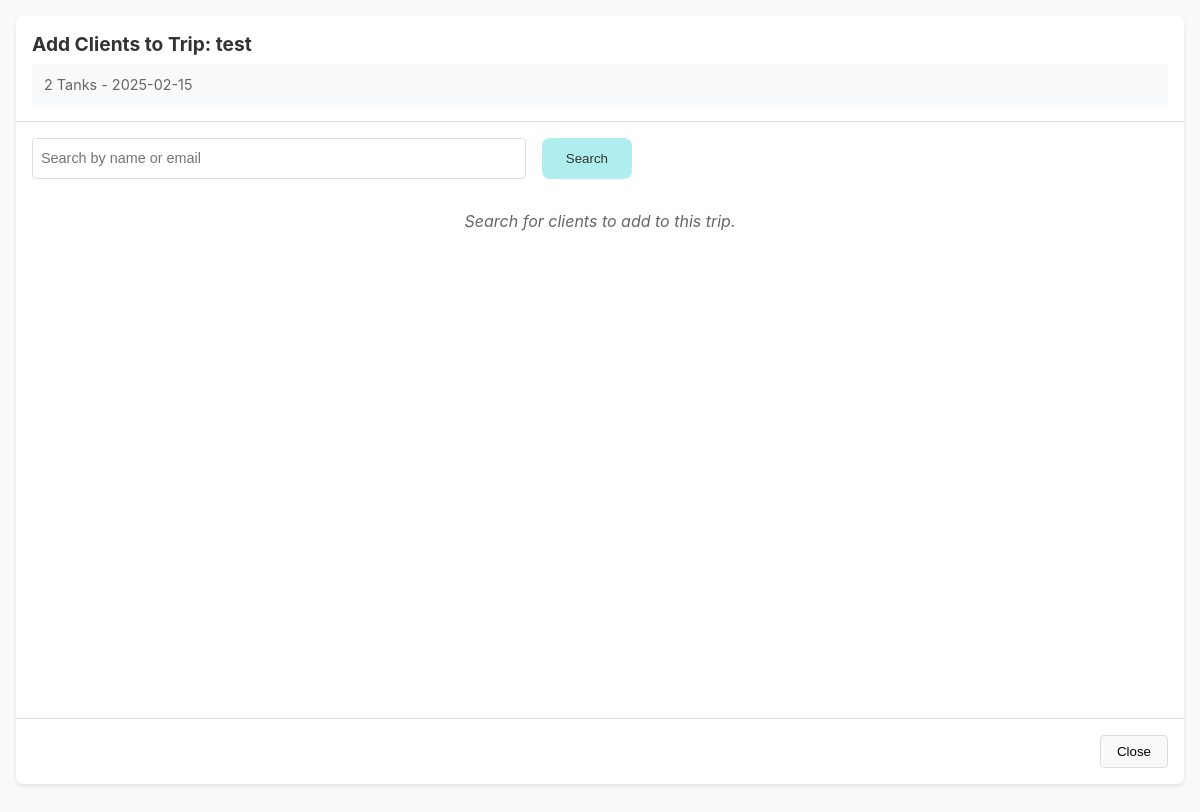
The app's page /trips/add_clients/1 with its own data.
### models.py (models this page shows, shortened)
class Trip(db.Model):
    id = db.Column(db.Integer, primary_key=True)
    name = db.Column(db.String(100), nullable=False)
    trip_class = db.Column(db.String(50))
    start_time = db.Column(db.Time)
    end_time = db.Column(db.Time)
    max_divers = db.Column(db.Integer)
    needed_staff = db.Column(db.Integer)
    date = db.Column(db.Date, nullable=False)
    clients = db.relationship('Client',
                            secondary=clients_trips_association,
                            back_populates='trips')

### OFR2.py (the view)
@app.route("/trips/add_clients/<int:trip_id>")
def trips_add_clients(trip_id):
    trip = Trip.query.get_or_404(trip_id)
    search_term = request.args.get('search')
    clients_list = []
    if search_term: # Basic client search (similar to /clients route)
        clients_list = Client.query.filter(
            (Client.name.ilike(f"%{search_term}%")) |
            (Client.surname.ilike(f"%{search_term}%")) |
            (Client.email.ilike(f"%{search_term}%"))
        ).all()
    return render_template('add_clients_to_trip.html', trip=trip, clients_list=clients_list, search_term=search_term)

### templates/add_clients_to_trip.html (shortened to what this page needs)
<!DOCTYPE html>
<html>
<head>
    <link rel="stylesheet" href="{{ url_for('static', filename='style.css') }}">
</head>
<body class="popup-body">
    <div class="popup-container">
        <div class="popup-header">
            <h2>Add Clients to Trip: {{ trip.name }}</h2>
            <p class="trip-info">{{ trip.trip_class }} - {{ trip.date.strftime('%Y-%m-%d') }}</p>
        </div>
        <div class="popup-content">
            <div class="search-section">
                <form method="GET" action="" class="search-form">
                    <input type="text" name="search"
                           placeholder="Search by name or email"
                           value="{{ search_term or '' }}"
                           class="search-input">
                    <button type="submit" class="search-button">Search</button>
                </form>
            </div>
            <div class="clients-results">
                {% if clients_list %}
                    <table class="clients-table">
                        <thead>
                            <tr>
                                <th>Name</th>
                                <th>Certification</th>
                                <th>Last Dive</th>
                                <th></th>
                            </tr>
                        </thead>
                        <tbody>
                            {% for client in clients_list %}
                                <tr>
                                    <td>{{ client.name }} {{ client.surname }}</td>
                                    <td>{{ client.certification_level }}</td>
                                    <td>{{ client.last_dive_day }}</td>
                                    <td>
                                        <a href="{{ url_for('trips_assign_client', trip_id=trip.id, client_id=client.id) }}"
                                           class="add-client-link">Add</a>
                                    </td>
                                </tr>
                            {% endfor %}
                        </tbody>
                    </table>
                {% elif search_term %}
                    <p class="no-results">No clients found matching your search.</p>
                {% else %}
                    <p class="no-results">Search for clients to add to this trip.</p>
                {% endif %}
            </div>
        </div>
        <div class="popup-footer">
            <button onclick="closePopupAndRefreshParent()" class="close-button">Close</button>
        </div>
    </div>
</body>
</html>

### static/style.css (style rules this page uses)
:root { --light-turquoise: #AFEEEE; --almost-white: #F8F8FF; --border-color: #ddd; --text-color: #333; --danger-color: #d9534f; --danger-hover: #c93a35; --link-color: #007bff; --shadow-light: 0 2px 4px rgba(0,0,0,0.1); --border-radius: 8px; --padding-standard: 20px; --primary-font: 'Inter', sans-serif; --header-height: 70px; }
body { font-family: sans-serif; margin: 0; padding: 0; background-color: var(--almost-white); color: var(--text-color); }
.trip-info { background-color: #f9f9f9; padding: 15px; border-radius: var(--border-radius); margin-bottom: 20px; }
body { font-family: var(--primary-font); min-height: 100vh; display: flex; flex-direction: column; }
.search-form { display: flex; gap: 1rem; max-width: 600px; }
.search-input { flex: 1; padding: 0.8rem 1rem; border: 1px solid var(--border-color); border-radius: var(--border-radius); font-size: 1rem; transition: border-color 0.2s ease; }
.search-button { padding: 0.8rem 1.5rem; background-color: var(--light-turquoise); border: none; border-radius: var(--border-radius); color: var(--text-color); cursor: pointer; transition: background-color 0.2s ease; }
.no-results { text-align: center; color: #666; padding: 2rem; }
.search-input { width: 100%; padding: 0.5rem; border: 1px solid var(--border-color); border-radius: 4px; font-size: 0.9rem; }
.no-results { text-align: center; color: #666; font-style: italic; padding: 1rem; }
.trip-info { background: #f8f9fa; padding: 0.75rem; border-radius: 4px; margin-bottom: 1rem; }
.popup-body { background: #f8f9fa; margin: 0; padding: 1rem; height: 100vh; }
.popup-container { background: white; border-radius: var(--border-radius); box-shadow: var(--shadow-light); height: calc(100vh - 2rem); display: flex; flex-direction: column; }
.popup-header { padding: 1rem; border-bottom: 1px solid var(--border-color); }
.popup-header h2 { margin: 0; font-size: 1.2rem; }
.trip-info { margin: 0.5rem 0 0; color: #666; font-size: 0.9rem; }
.popup-content { flex: 1; overflow-y: auto; padding: 1rem; }
.search-section { margin-bottom: 1rem; }
.clients-results { margin-top: 1rem; }
.popup-footer { padding: 1rem; border-top: 1px solid var(--border-color); text-align: right; }
.close-button { padding: 0.5rem 1rem; background: #f8f9fa; border: 1px solid var(--border-color); border-radius: 4px; cursor: pointer; }

### records on screen
Trip: name "test", trip_class "2 Tanks", date "2025-02-15"
